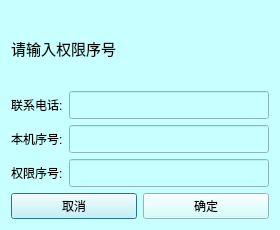
<?xml version="1.0" encoding="UTF-8"?>
<ui version="4.0">
 <class>dlgUseTime</class>
 <widget class="QDialog" name="dlgUseTime">
  <property name="geometry">
   <rect>
    <x>0</x>
    <y>0</y>
    <width>280</width>
    <height>230</height>
   </rect>
  </property>
  <property name="maximumSize">
   <size>
    <width>280</width>
    <height>230</height>
   </size>
  </property>
  <property name="windowTitle">
   <string>使用期限</string>
  </property>
  <property name="styleSheet">
   <string notr="true">background-color: rgb(200, 255, 255);</string>
  </property>
  <layout class="QVBoxLayout" name="verticalLayout">
   <item>
    <widget class="QLabel" name="label_message">
     <property name="font">
      <font>
       <family>Ubuntu</family>
       <pointsize>11</pointsize>
       <weight>50</weight>
       <italic>false</italic>
       <bold>false</bold>
      </font>
     </property>
     <property name="text">
      <string>请输入权限序号</string>
     </property>
    </widget>
   </item>
   <item>
    <layout class="QHBoxLayout" name="horizontalLayout_4">
     <item>
      <widget class="QLabel" name="label_3">
       <property name="text">
        <string>联系电话:</string>
       </property>
      </widget>
     </item>
     <item>
      <widget class="QLineEdit" name="m_linkmanPhoneNumber">
       <property name="sizePolicy">
        <sizepolicy hsizetype="Expanding" vsizetype="Preferred">
         <horstretch>0</horstretch>
         <verstretch>0</verstretch>
        </sizepolicy>
       </property>
       <property name="minimumSize">
        <size>
         <width>0</width>
         <height>28</height>
        </size>
       </property>
       <property name="maximumSize">
        <size>
         <width>16777215</width>
         <height>28</height>
        </size>
       </property>
       <property name="echoMode">
        <enum>QLineEdit::Normal</enum>
       </property>
       <property name="readOnly">
        <bool>false</bool>
       </property>
       <property name="placeholderText">
        <string/>
       </property>
      </widget>
     </item>
    </layout>
   </item>
   <item>
    <layout class="QHBoxLayout" name="horizontalLayout">
     <item>
      <widget class="QLabel" name="label_2">
       <property name="text">
        <string>本机序号:</string>
       </property>
      </widget>
     </item>
     <item>
      <widget class="QLineEdit" name="m_LocalNumber">
       <property name="sizePolicy">
        <sizepolicy hsizetype="Expanding" vsizetype="Preferred">
         <horstretch>0</horstretch>
         <verstretch>0</verstretch>
        </sizepolicy>
       </property>
       <property name="minimumSize">
        <size>
         <width>0</width>
         <height>28</height>
        </size>
       </property>
       <property name="maximumSize">
        <size>
         <width>16777215</width>
         <height>28</height>
        </size>
       </property>
       <property name="echoMode">
        <enum>QLineEdit::Normal</enum>
       </property>
       <property name="readOnly">
        <bool>true</bool>
       </property>
       <property name="placeholderText">
        <string/>
       </property>
      </widget>
     </item>
    </layout>
   </item>
   <item>
    <layout class="QHBoxLayout" name="horizontalLayout_2">
     <item>
      <widget class="QLabel" name="label">
       <property name="text">
        <string>权限序号:</string>
       </property>
      </widget>
     </item>
     <item>
      <widget class="QLineEdit" name="m_rPowerCode">
       <property name="sizePolicy">
        <sizepolicy hsizetype="Expanding" vsizetype="Preferred">
         <horstretch>0</horstretch>
         <verstretch>0</verstretch>
        </sizepolicy>
       </property>
       <property name="minimumSize">
        <size>
         <width>0</width>
         <height>28</height>
        </size>
       </property>
       <property name="maximumSize">
        <size>
         <width>16777215</width>
         <height>28</height>
        </size>
       </property>
       <property name="echoMode">
        <enum>QLineEdit::Normal</enum>
       </property>
       <property name="placeholderText">
        <string/>
       </property>
      </widget>
     </item>
    </layout>
   </item>
   <item>
    <layout class="QHBoxLayout" name="horizontalLayout_3">
     <item>
      <widget class="QPushButton" name="m_btnCancel">
       <property name="minimumSize">
        <size>
         <width>0</width>
         <height>25</height>
        </size>
       </property>
       <property name="text">
        <string>取消</string>
       </property>
      </widget>
     </item>
     <item>
      <widget class="QPushButton" name="m_btnOk">
       <property name="minimumSize">
        <size>
         <width>0</width>
         <height>25</height>
        </size>
       </property>
       <property name="text">
        <string>确定</string>
       </property>
      </widget>
     </item>
    </layout>
   </item>
  </layout>
 </widget>
 <resources/>
 <connections/>
</ui>
